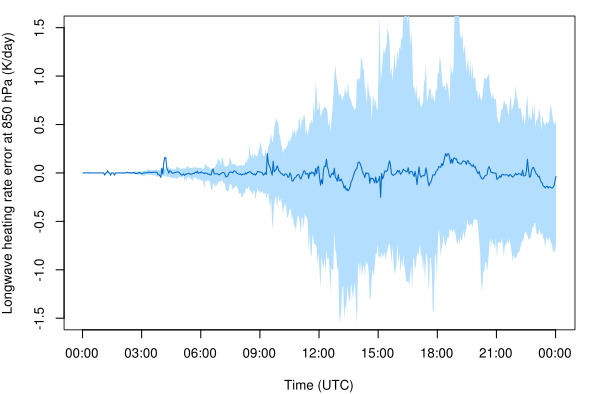

Here is the R script that generated this plot:
#!/usr/bin/env Rscript

args <- commandArgs(TRUE)
if (length(args) != 4) {
    cat(sprintf('Usage: longwave_heating_rate_error_timeseries.R <plot> <product> <base> <start-time>\n'))
    quit(status=1)
}

plot.filename <- args[1]
product.filename <- args[2]
base.filename <- args[3]
start.time <- as.POSIXct(args[4], tz='UTC')

source('lib/common.R')
source('lib/plot_time_series.R')

pressure.index <- function(p, pressure) {
    which.min(abs(p$mean_pressure - pressure))
}

level <- function(p) {
    p$pressure <- apply(p$pressure_thickness, c(2,3), cumsum) - p$pressure_thickness/2
    p$mean_pressure <- apply(p$pressure, 1, mean)
    p$start_time <- start.time
    p$time_utc <- p$start_time + p$time
    p$flux_thermal_diff <- apply(p$flux_thermal, c(2,3), diff)
    p$heating_rate_thermal <- -g*p$flux_thermal_diff/p$heat_capacity/p$pressure_thickness*24*60*60
    p$heating_rate_thermal_850 <- p$heating_rate_thermal[pressure.index(p, 850e2),,]
    p
}

only <- c(
    'time',
    'pressure_thickness',
    'flux_thermal',
    'heat_capacity'
)

p <- level(read.nc(product.filename, only=only))
p.base <- level(read.nc(base.filename, only=only))

p$heating_rate_thermal_error_850 <- p$heating_rate_thermal_850 - p.base$heating_rate_thermal_850

cairo_pdf(plot.filename, width=15/cm(1), height=10/cm(1))
par(mar=c(4,4,1,1))
par(cex=0.8)
par(lwd=0.8)

plot.time.series(p, 'heating_rate_thermal_error_850',
    ylab='Longwave heating rate error at 850 hPa (K/day)',
    ylim=c(-1.5, 1.5),
    lwd=1,
    col='#0169c9',
    bg='#b3defd'
)

dev.off()
